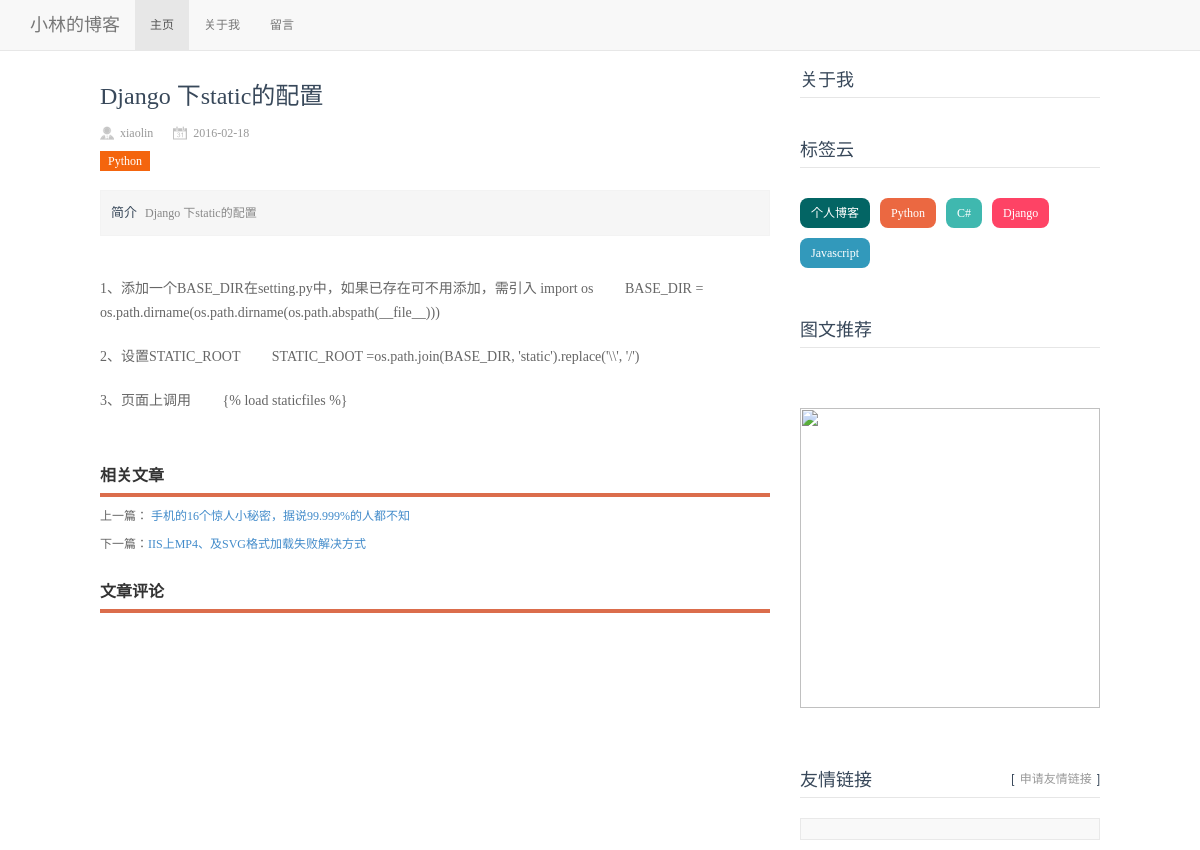
Page /blog/3/ on the committed database.
### Blog/models.py (models this page shows, shortened)
class Blog(models.Model):
    caption=models.CharField('标题',max_length=50)
    author=models.ForeignKey(Author)
    tags=models.ManyToManyField(Tag,blank=True)
    content=models.TextField('内容')
    publish_time=models.DateTimeField('发表时间',auto_now_add=True)
    update_time=models.DateTimeField('更新时间',auto_now=True)
    def get_authorname(self,obj):
        return obj.author.name
    get_authorname.short_description='作者'
    def get_absolute_url(self):
        path = reverse('detailblog', kwargs={'id':self.id})
        return "http://127.0.0.1:8080%s" % path
    class Meta:
        ordering = ['-publish_time']
        verbose_name = '博客'
        verbose_name_plural = '博客'

class Author(models.Model):
    name=models.CharField('名字',max_length=30)
    email=models.EmailField('邮箱',blank=True)
    website=models.URLField('博客',blank=True)
    class Meta:
        verbose_name = '作者'
        verbose_name_plural = '作者'

class Tag(models.Model):
    tag_name=models.CharField('标签',max_length=20,blank=True)
    create_time=models.DateTimeField('创建时间',auto_now_add=True)
    class Meta:
        verbose_name = '标签'
        verbose_name_plural = '标签'

### Blog/views.py (the view)
# urls.py: url(r'^blog/(?P<id>\d+)/$','Blog.views.bolg',name='detailblog')
def bolg(request,id=''):
    prev=False
    next=False
    tags=Tag.objects.all()
    try:
        blog=Blog.objects.get(id=id)
        if int(id)!=1:
            next=Blog.objects.get(id=int(id)-1)
        blogs=Blog.objects.all()
        if int(id)+1<=blogs[0].id:
            prev=Blog.objects.get(id=int(id)+1)
    except Blog.DoesNotExist:
        raise Http404
    return render_to_response('blog_show.html',{'blog':blog,'prev':prev,'next':next,'tags':tags})

### Blog/templates/blog_show.html (shortened to what this page needs)
﻿{% extends  'base.html'%}
{% block content %}
<div class="l_box f_l">
    <div class="topnews">
        <div class="news_title">{{blog.caption}}</div>
        <div class="news_author">
            <span class="au01">{{blog.author.name}}</span><span class="au02">{{blog.publish_time|date:"Y-m-d"}}</span>
            <strong class="au04 f_r"><span class="ds-thread-count" data-thread-key="{{blog.id}}" data-count-type="comments"></span></strong>
        </div>
        <div class="tags">
            {% for tag in blog.tags.all%}
            <a>{{tag.tag_name}}</a>
            {% endfor %}
        </div>
        <div class="news_about">
            <strong>简介</strong>{{blog.caption}}
        </div>
        <div class="news_content">
            <ul>
                <p class="pageLink">
                    {{blog.content|safe}}
                </p>
            </ul>
        </div>
        <div class="otherlink">
            <h2>相关文章</h2>
            <ul>
                {% if prev %}
                <p>
                    上一篇： <a href="{% url 'detailblog' id=prev.id %}">{{prev.caption}}</a>
                </p>
                {% else %}
                <p>
                    <a href="/index/">返回首页</a>
                </p>
                {% endif%}
                {% if next %}
                <p>
                    下一篇：<a href="{% url 'detailblog' id=next.id %}">{{next.caption}}</a>
                </p>
                {% else %}
                <p>
                    <a href="/index/">返回首页</a>
                </p>
                {% endif%}
            </ul>
        </div>
        <div class="news_pl">
            <h2>文章评论</h2>
        </div>
    </div>
</div>
<div class="r_box f_r">
    <div class="tit01">
        <h3>关于我</h3>
    </div>
    <div class="cloud">
        <h3>标签云</h3>
        <ul>
            {% for tag in tags%}
            <li><a href="/">{{tag.tag_name}}</a></li>
            {%endfor%}
        </ul>
    </div>
    <div class="tuwen">
        <h3>图文推荐</h3>
    </div>
    <div class="ad">
        <img src="">
    </div>
    <div class="links">
        <h3>
            <span>[<a href="/">申请友情链接</a>]</span>友情链接
        </h3>
        <ul></ul>
    </div>
</div>
    {% endblock %}

### Blog/static/css/base.css (style rules this page uses)
* { margin: 0; padding: 0 }
body { font: 12px/1.5 'Microsoft Yahei', 'Simsun'; color: #666666; background: #fff }
img { border: 0; display: block }
ul { list-style: none; }
h1, h2, h3, h4, h5, h6 { font-size: 100%; font-weight: normal; }
a { outline: none; }
.f_l { float: left }
.f_r { float: right }
.l_box { width: 670px; }
.r_box { width: 300px; }
.cloud { width: 100%; clear: both; overflow: hidden }
.cloud h3 { line-height: 40px; color: #38485A; font-size: 18px; border-bottom: 1px solid #E6E6E6; height: 40px; }
.cloud ul { margin: 20px 0 }
.cloud ul li { line-height: 24px;display: block; background: #999; float: left; padding: 3px 11px; margin: 10px 10px 0 0; border-radius: 8px; -moz-transition: all 0.5s; -webkit-transition: all 0.5s; -o-transition: all 0.5s; transition: all 0.5s; }
.cloud ul li a { color: #FFF }
.cloud ul li:nth-child(8n-7) { background: #8A9B0F }
.cloud ul li:nth-child(8n-6) { background: #EB6841 }
.cloud ul li:nth-child(8n-5) { background: #3FB8AF }
.cloud ul li:nth-child(8n-4) { background: #FE4365 }
.cloud ul li:nth-child(8n-3) { background: #FC9D9A }
.cloud ul li:first-child { background: #036564 }
.cloud ul li:last-child { background: #3299BB }

### Blog/static/css/index.css (style rules this page uses)
.topnews { margin: 20px 0; }
.topnews h2 { font-size: 16px; font-weight: bold; line-height: 36px; color: #333; border-bottom: #db6d4c 4px solid; }
.tit01 h3 { line-height: 40px; color: #38485A; font-size: 18px; border-bottom: 1px solid #E6E6E6; height: 40px }
.tuwen { width: 100%; clear: both; overflow: hidden; margin: 20px 0 }
.tuwen h3 { line-height: 40px; color: #38485A; font-size: 18px; border-bottom: 1px solid #E6E6E6; height: 40px; margin-bottom: 30px }
.ad { width: 300px; overflow: hidden; margin: 30px 0 }
.ad img { width: 300px; }
.links { width: 100%; overflow: hidden; clear: both }
.links h3 { line-height: 40px; color: #38485A; font-size: 18px; border-bottom: 1px solid #E6E6E6; height: 40px; margin-bottom: 20px }
.links h3 span { float: right; font-size: 12px; }
.links h3 span a { color: #999; padding: 0 5px }
.links ul { background: #f9f9f9; padding: 10px; overflow: hidden; border: #e9e9e9 1px solid }
.news_title { font-size: 24px; font-weight: 400; padding: 20px 0 10px 0; color: #38485A; }
.news_author { width: 100%; color: #999999; line-height: 18px; }
.news_author span { margin-right: 20px; padding-left: 20px; }
.au01 { background: url(../images/author2.png) no-repeat left center; }
.au02 { background: url(../images/date.png) no-repeat left center; }
.au04 { font-weight: normal; }
.f_r { float: right; }
.tags { margin: 10px 0; }
.tags a { background: #F4650E; padding: 3px 8px; margin: 0 5px 0 0; color: #fff; }
.news_about { color: #888888; border: 1px solid #F3F3F3; padding: 10px; margin: 20px auto 15px auto; line-height: 23px; background: none repeat 0 0 #F6F6F6; }
.news_about strong { color: #38485A; font-weight: 400 !important; font-size: 13px; padding-right: 8px; }
.news_content { line-height: 24px; font-size: 14px; }
.news_content p { overflow: hidden; padding-bottom: 4px; padding-top: 6px; word-wrap: break-word; }

### rows in the picture
Blog: caption "Django 下static的配置", author.name "xiaolin", publish_time "2016-02-18", content "1、添加一个BASE_DIR在setting.py中，如果已存在可不用添加，需引入 import os BASE_DIR = os.path.dirname(os.path.dirname(os.path.abspath(__file__))) 2、设置STATIC_ROOT STATIC_ROOT =os.path.join(BASE_DIR, 'static').replace('\\\\', '/') 3、页面上调用 {% load staticfiles %}"
Tag: tag_name "Python"
Blog: caption "手机的16个惊人小秘密，据说99.999%的人都不知"
Blog: caption "IIS上MP4、及SVG格式加载失败解决方式"
Tag: tag_name "个人博客"
Tag: tag_name "C#"
Tag: tag_name "Django"
Tag: tag_name "Javascript"
